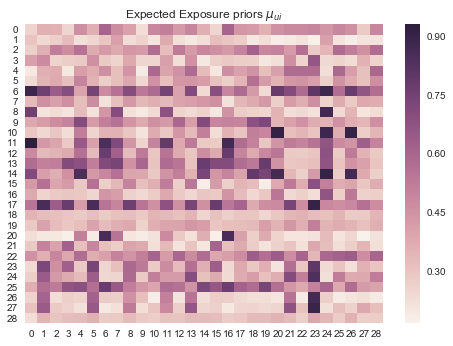

The Python source for this figure:
#!/usr/bin/env python2
# -*- coding: utf-8 -*-
"""
Created on Tue May 16 02:12:34 2017

@author: zhouyi
"""

import matplotlib.pyplot as plt
import seaborn as sns

plt.xlabel('Users')
plt.ylabel('Movies')
plt.title('Expected Exposure priors $\mu_{ui}$') 
sns.heatmap(exposure[1:30,1:30])
#plt.savefig('snsfig)